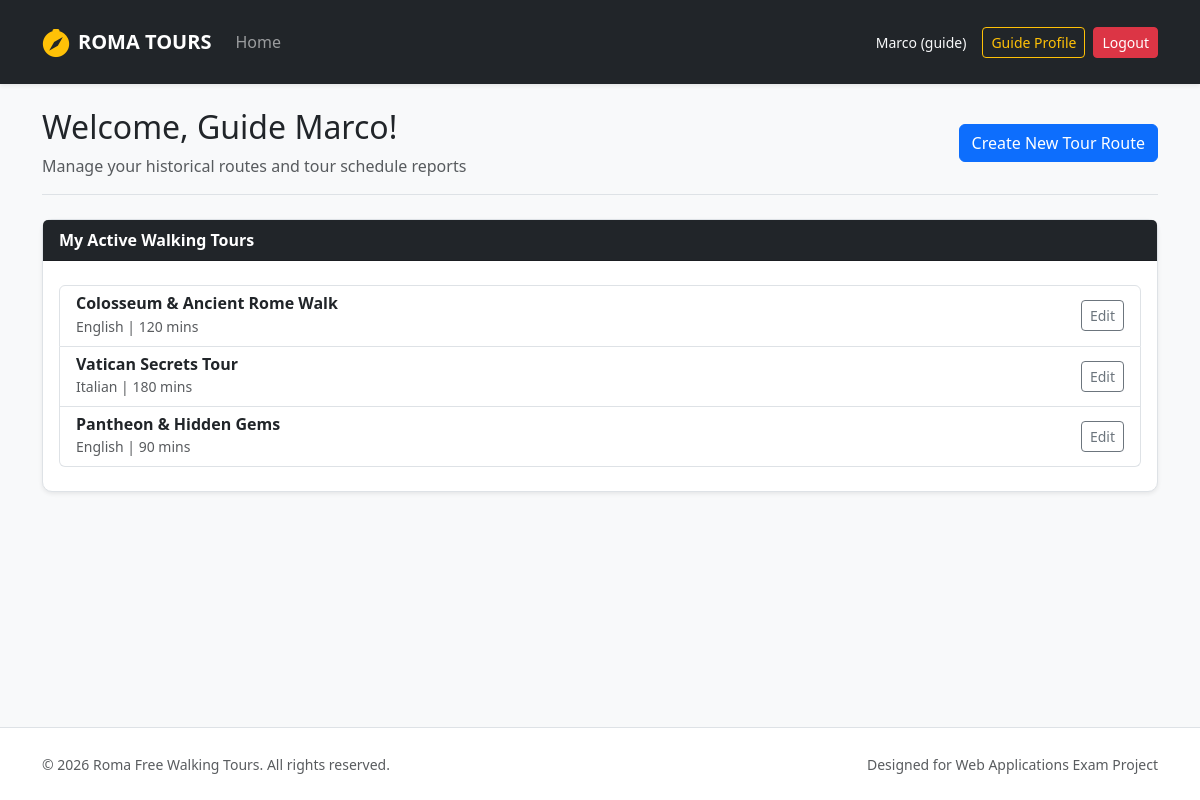
Page /guide/profile (signed in) on the earlier database version.
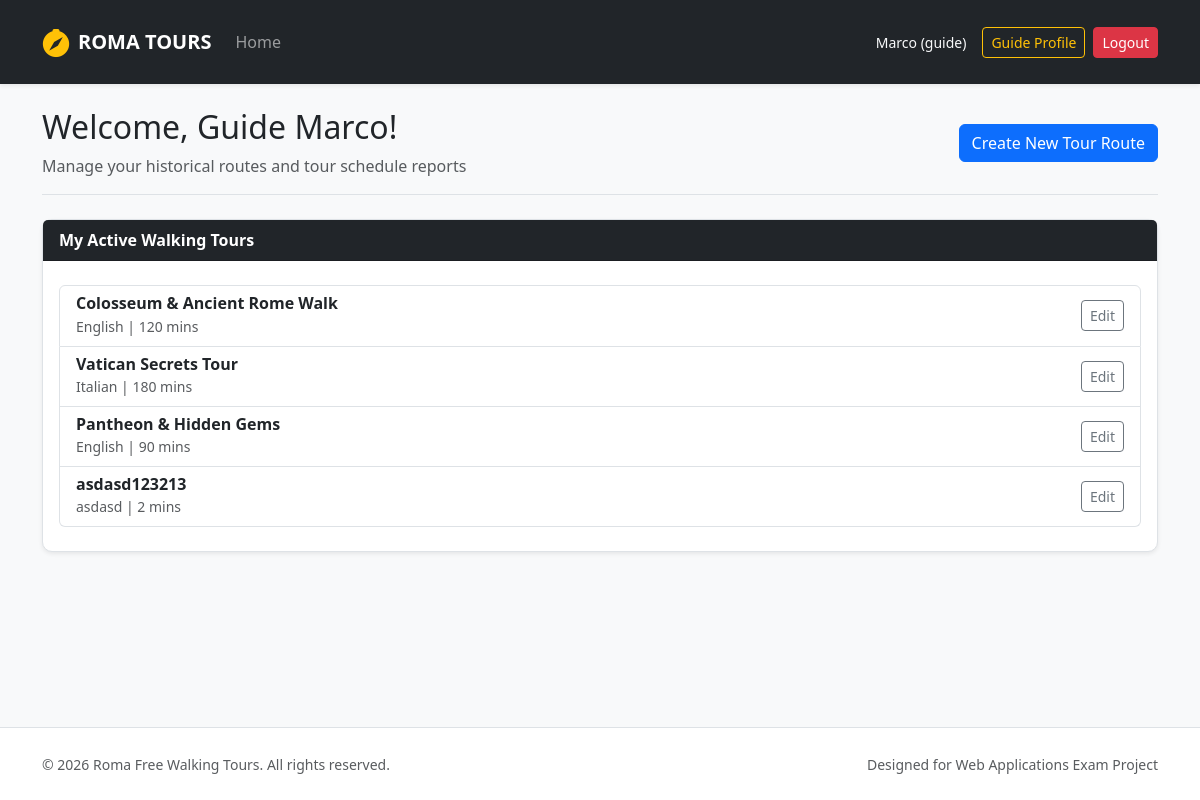
Same page on the later database version.
### tables this page shows
CREATE TABLE tours (
            id INTEGER PRIMARY KEY AUTOINCREMENT,
            guide_id INTEGER NOT NULL,
            title TEXT NOT NULL,
            meeting_point TEXT NOT NULL,
            duration INTEGER NOT NULL,
            language TEXT NOT NULL,
            max_participants INTEGER NOT NULL,
            description TEXT NOT NULL,
            stops TEXT NOT NULL,
            photos TEXT NOT NULL,
            FOREIGN KEY (guide_id) REFERENCES users(id) ON DELETE CASCADE
        );

### routes/auth_routes.py (the view)
@auth_bp.route("/guide/profile")
@login_required
@guide_required
def profile_guide():
    from dao.tours_dao import get_tours_by_guide_id
    my_tours = get_tours_by_guide_id(current_user.id)
    return render_template("profile_guide.html", tours=my_tours)

### app.py (called while the page is built)
@login_manager.user_loader
def load_user(user_id):
    db_user = get_user_by_id(user_id)
    if db_user:
        return User(
            id=db_user["id"], name=db_user["name"], surname=db_user["surname"],
            email=db_user["email"], role=db_user["role"], languages=db_user["languages"]
        )
    return None

### dao/tours_dao.py (called while the page is built)
def get_tours_by_guide_id(p_guide_id):
    query = "SELECT * FROM tours WHERE guide_id = ?"
    conn = sqlite3.connect("roma_tours.db")
    conn.row_factory = sqlite3.Row
    cursor = conn.cursor()
    cursor.execute(query, (p_guide_id,))
    tours = cursor.fetchall()
    cursor.close()
    conn.close()
    return tours

### dao/users_dao.py (called while the page is built)
def get_user_by_id(p_id):
    query = "SELECT * FROM users WHERE id = ?"
    conn = sqlite3.connect("roma_tours.db")
    conn.row_factory = sqlite3.Row
    cursor = conn.cursor()
    cursor.execute(query, (p_id,))
    db_user = cursor.fetchone()
    cursor.close()
    conn.close()
    return db_user

### templates/profile_guide.html (shortened to what this page needs)
{% extends 'base.html' %}
{% block content %}
<div class="col-12">
  <div class="d-flex flex-wrap justify-content-between align-items-center mb-4 border-bottom pb-3">
    <div>
      <h2>Welcome, Guide {{ current_user.name }}!</h2>
      <p class="text-muted mb-0">Manage your historical routes and tour schedule reports</p>
    </div>
    <a href="{{ url_for('guide.new_tour') }}" class="btn btn-primary">Create New Tour Route</a>
  </div>
  <div class="card shadow-sm border mb-4">
    <div class="card-header bg-dark text-white fw-bold">My Active Walking Tours</div>
    <div class="card-body py-4">
       {% if tours %}
         <div class="list-group">
           {% for tour in tours %}
             <div class="list-group-item d-flex justify-content-between align-items-center">
               <div>
                 <h6 class="mb-0 fw-bold">{{ tour.title }}</h6>
                 <small class="text-muted">{{ tour.language }} | {{ tour.duration }} mins</small>
               </div>
               <a href="{{ url_for('guide.edit_tour', tour_id=tour.id) }}" class="btn btn-sm btn-outline-secondary">Edit</a>
             </div>
           {% endfor %}
         </div>
       {% else %}
         <div class="text-center text-muted">
           <i class="bi bi-map fs-2 mb-2 d-block text-secondary"></i>
           <p class="mb-0 small">No custom tour routes created yet. Click the button above to start your first tour!</p>
         </div>
       {% endif %}
    </div>
  </div>
</div>
{% endblock %}

Differences in the rows shown:
added tours: title "asdasd123213", language "asdasd", duration "2"
